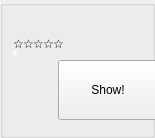
       <widget class="QGroupBox" name="groupBox0">
        <property name="minimumSize">
         <size>
          <width>155</width>
          <height>138</height>
         </size>
        </property>
        <property name="maximumSize">
         <size>
          <width>155</width>
          <height>138</height>
         </size>
        </property>
        <property name="title">
         <string/>
        </property>
        <widget class="MyAvatarLabel" name="label_Avatar0">
         <property name="geometry">
          <rect>
           <x>12</x>
           <y>64</y>
           <width>50</width>
           <height>50</height>
          </rect>
         </property>
         <property name="minimumSize">
          <size>
           <width>50</width>
           <height>50</height>
          </size>
         </property>
         <property name="maximumSize">
          <size>
           <width>50</width>
           <height>50</height>
          </size>
         </property>
         <property name="scaledContents">
          <bool>true</bool>
         </property>
        </widget>
        <widget class="MyNameLabel" name="label_PlayerName0">
         <property name="geometry">
          <rect>
           <x>11</x>
           <y>115</y>
           <width>136</width>
           <height>15</height>
          </rect>
         </property>
         <property name="minimumSize">
          <size>
           <width>136</width>
           <height>15</height>
          </size>
         </property>
         <property name="maximumSize">
          <size>
           <width>136</width>
           <height>15</height>
          </size>
         </property>
         <property name="alignment">
          <set>Qt::AlignLeading|Qt::AlignLeft|Qt::AlignTop</set>
         </property>
         <property name="openExternalLinks">
          <bool>true</bool>
         </property>
        </widget>
        <widget class="MySetLabel" name="textLabel_Set0">
         <property name="geometry">
          <rect>
           <x>57</x>
           <y>1</y>
           <width>100</width>
           <height>15</height>
          </rect>
         </property>
         <property name="minimumSize">
          <size>
           <width>100</width>
           <height>15</height>
          </size>
         </property>
         <property name="maximumSize">
          <size>
           <width>100</width>
           <height>15</height>
          </size>
         </property>
         <property name="alignment">
          <set>Qt::AlignHCenter|Qt::AlignTop</set>
         </property>
        </widget>
        <widget class="MyCashLabel" name="textLabel_Cash0">
         <property name="geometry">
          <rect>
           <x>54</x>
           <y>101</y>
           <width>90</width>
           <height>15</height>
          </rect>
         </property>
         <property name="minimumSize">
          <size>
           <width>90</width>
           <height>15</height>
          </size>
         </property>
         <property name="maximumSize">
          <size>
           <width>90</width>
           <height>15</height>
          </size>
         </property>
         <property name="layoutDirection">
          <enum>Qt::LeftToRight</enum>
         </property>
         <property name="alignment">
          <set>Qt::AlignRight|Qt::AlignTrailing|Qt::AlignVCenter</set>
         </property>
        </widget>
        <widget class="QLabel" name="textLabel_Button0">
         <property name="geometry">
          <rect>
           <x>23</x>
           <y>2</y>
           <width>28</width>
           <height>28</height>
          </rect>
         </property>
         <property name="minimumSize">
          <size>
           <width>28</width>
           <height>28</height>
          </size>
         </property>
         <property name="maximumSize">
          <size>
           <width>28</width>
           <height>28</height>
          </size>
         </property>
         <property name="text">
          <string/>
         </property>
         <property name="scaledContents">
          <bool>true</bool>
         </property>
        </widget>
        <widget class="MyCardsPixmapLabel" name="pixmapLabel_card0a">
         <property name="geometry">
          <rect>
           <x>71</x>
           <y>25</y>
           <width>48</width>
           <height>76</height>
          </rect>
         </property>
         <property name="minimumSize">
          <size>
           <width>48</width>
           <height>76</height>
          </size>
         </property>
         <property name="maximumSize">
          <size>
           <width>48</width>
           <height>76</height>
          </size>
         </property>
         <property name="scaledContents">
          <bool>true</bool>
         </property>
        </widget>
        <widget class="MyCardsPixmapLabel" name="pixmapLabel_card0b">
         <property name="geometry">
          <rect>
           <x>95</x>
           <y>25</y>
           <width>48</width>
           <height>76</height>
          </rect>
         </property>
         <property name="minimumSize">
          <size>
           <width>48</width>
           <height>76</height>
          </size>
         </property>
         <property name="maximumSize">
          <size>
           <width>48</width>
           <height>76</height>
          </size>
         </property>
         <property name="scaledContents">
          <bool>true</bool>
         </property>
        </widget>
        <widget class="MyStatusLabel" name="textLabel_Status0">
         <property name="geometry">
          <rect>
           <x>-10</x>
           <y>22</y>
           <width>100</width>
           <height>40</height>
          </rect>
         </property>
         <property name="minimumSize">
          <size>
           <width>100</width>
           <height>40</height>
          </size>
         </property>
         <property name="maximumSize">
          <size>
           <width>100</width>
           <height>40</height>
          </size>
         </property>
         <property name="alignment">
          <set>Qt::AlignCenter</set>
         </property>
        </widget>
        <widget class="MyTimeoutLabel" name="label_Timeout0">
         <property name="geometry">
          <rect>
           <x>11</x>
           <y>55</y>
           <width>50</width>
           <height>7</height>
          </rect>
         </property>
         <property name="minimumSize">
          <size>
           <width>50</width>
           <height>7</height>
          </size>
         </property>
         <property name="maximumSize">
          <size>
           <width>50</width>
           <height>7</height>
          </size>
         </property>
         <property name="text">
          <string/>
         </property>
        </widget>
        <widget class="MyActionButton" name="pushButton_showMyCards">
         <property name="geometry">
          <rect>
           <x>58</x>
           <y>60</y>
           <width>100</width>
           <height>60</height>
          </rect>
         </property>
         <property name="minimumSize">
          <size>
           <width>100</width>
           <height>60</height>
          </size>
         </property>
         <property name="maximumSize">
          <size>
           <width>100</width>
           <height>60</height>
          </size>
         </property>
         <property name="focusPolicy">
          <enum>Qt::NoFocus</enum>
         </property>
         <property name="text">
          <string notr="true">Show!</string>
         </property>
        </widget>
        <widget class="QLabel" name="label_playerTip0">
         <property name="geometry">
          <rect>
           <x>12</x>
           <y>46</y>
           <width>16</width>
           <height>17</height>
          </rect>
         </property>
         <property name="text">
          <string notr="true">&lt;!DOCTYPE HTML PUBLIC &quot;-//W3C//DTD HTML 4.0//EN&quot; &quot;http://www.w3.org/TR/REC-html40/strict.dtd&quot;&gt;
&lt;html&gt;&lt;head&gt;&lt;meta name=&quot;qrichtext&quot; content=&quot;1&quot; /&gt;&lt;style type=&quot;text/css&quot;&gt;
p, li { white-space: pre-wrap; }
&lt;/style&gt;&lt;/head&gt;&lt;body style=&quot; font-family:'Ubuntu'; font-size:11pt; font-weight:400; font-style:normal;&quot;&gt;
&lt;p style=&quot; margin-top:0px; margin-bottom:0px; margin-left:0px; margin-right:0px; -qt-block-indent:0; text-indent:0px;&quot;&gt;&lt;span style=&quot; font-weight:600; color:#ffffff;&quot;&gt;*&lt;/span&gt;&lt;/p&gt;&lt;/body&gt;&lt;/html&gt;</string>
         </property>
        </widget>
        <widget class="QLabel" name="label_Star30">
         <property name="geometry">
          <rect>
           <x>33</x>
           <y>36</y>
           <width>12</width>
           <height>12</height>
          </rect>
         </property>
         <property name="text">
          <string notr="true">&lt;a&gt;&amp;#9734;&lt;/a&gt;</string>
         </property>
        </widget>
        <widget class="QLabel" name="label_Star20">
         <property name="geometry">
          <rect>
           <x>23</x>
           <y>36</y>
           <width>12</width>
           <height>12</height>
          </rect>
         </property>
         <property name="text">
          <string notr="true">&lt;a&gt;&amp;#9734;&lt;/a&gt;</string>
         </property>
        </widget>
        <widget class="QLabel" name="label_Star50">
         <property name="geometry">
          <rect>
           <x>53</x>
           <y>36</y>
           <width>12</width>
           <height>12</height>
          </rect>
         </property>
         <property name="text">
          <string notr="true">&lt;a&gt;&amp;#9734;&lt;/a&gt;</string>
         </property>
        </widget>
        <widget class="QLabel" name="label_Star40">
         <property name="geometry">
          <rect>
           <x>43</x>
           <y>36</y>
           <width>12</width>
           <height>12</height>
          </rect>
         </property>
         <property name="text">
          <string notr="true">&lt;a&gt;&amp;#9734;&lt;/a&gt;</string>
         </property>
        </widget>
        <widget class="QLabel" name="label_Star10">
         <property name="geometry">
          <rect>
           <x>13</x>
           <y>36</y>
           <width>12</width>
           <height>12</height>
          </rect>
         </property>
         <property name="text">
          <string notr="true">&lt;a&gt;&amp;#9734;&lt;/a&gt;</string>
         </property>
        </widget>
       </widget>
